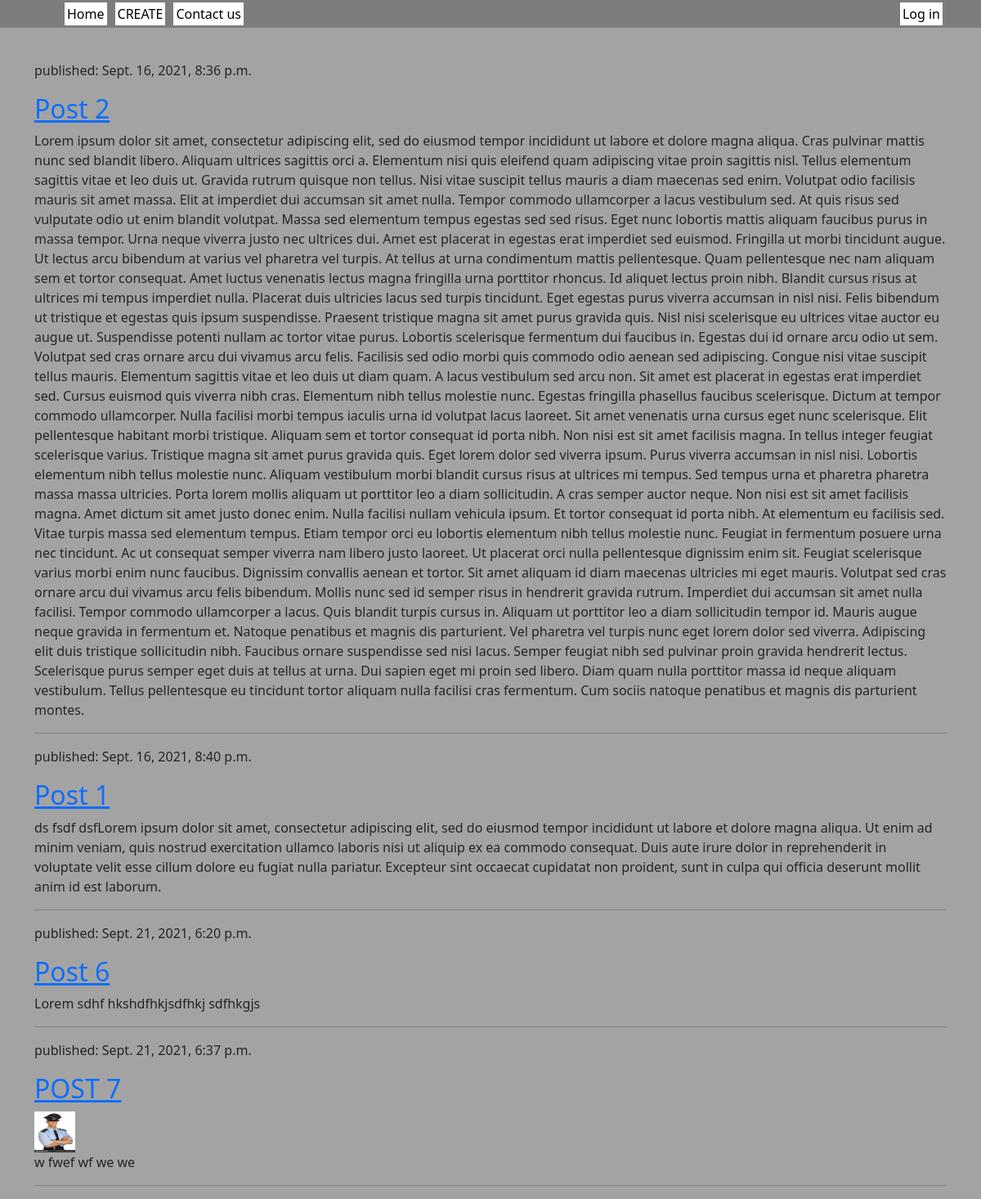
The app's page /, older data.
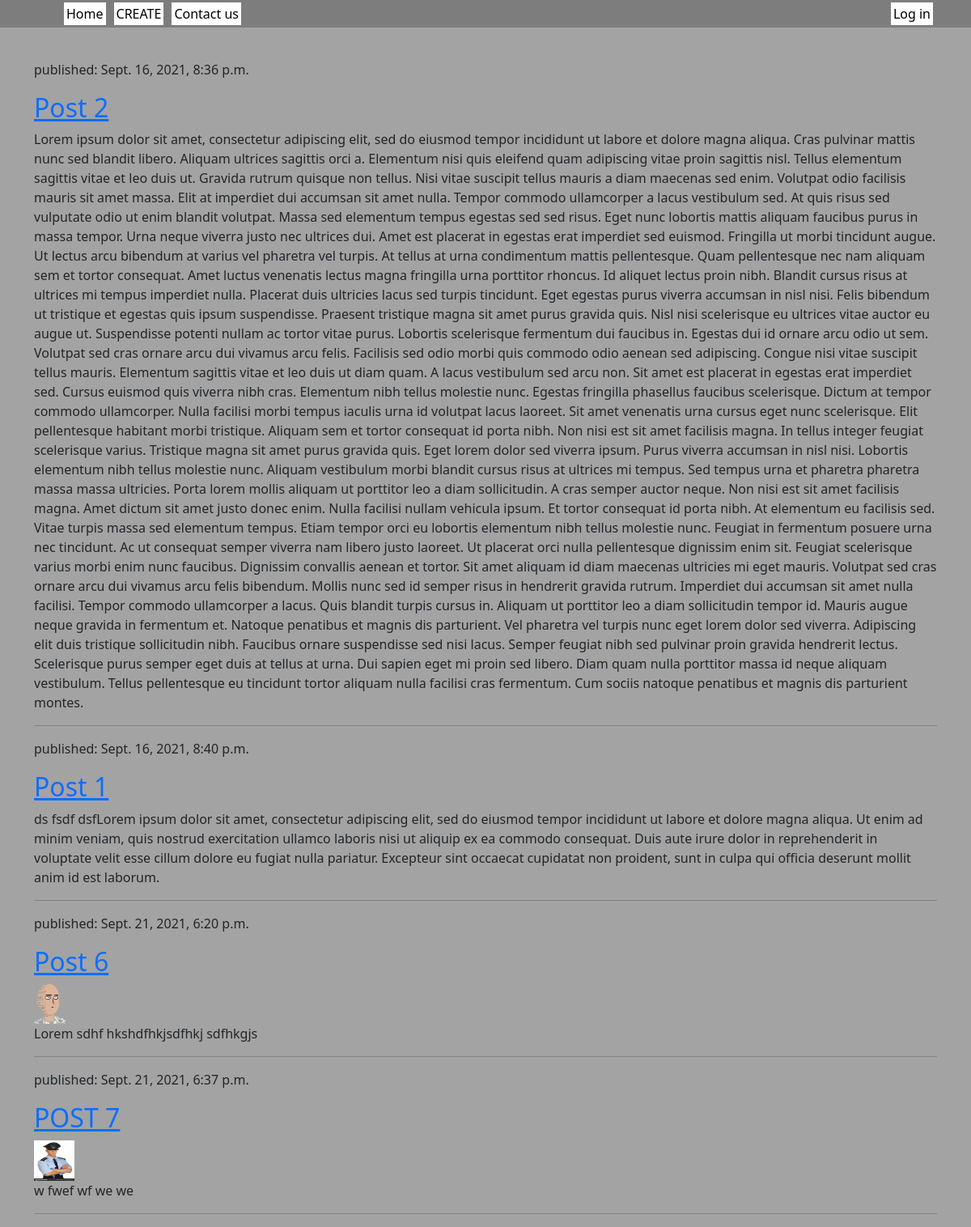
The same page, newer data.
### blog/models.py (models this page shows, shortened)
class Post(models.Model):
    author = models.ForeignKey('auth.User', on_delete=models.DO_NOTHING)
    title = models.CharField(max_length=200, null=False)
    text = models.TextField(null=False)
    create_date = models.DateTimeField(default=timezone.now)
    publish_date = models.DateTimeField(null=True)
    image = models.ImageField(upload_to='images', blank=True)

### blog/views.py (the view)
# urls.py: url(r'^$', views.post_list, name='post_list'),
def post_list(request):
    posts = Post.objects.filter(
        publish_date__lte=timezone.now()).order_by('publish_date')
    return render(request, 'blog/post_lists.html', {'posts': posts})

### blog/templates/blog/post_lists.html
{% extends 'blog/base.html' %}
{% block content %}
{% for post in posts %}
<div class="post">
    <div class="date">
        <p>published: {{ post.publish_date }}</p>
    </div>
    <h2><a href="{% url 'post_detail' pk=post.pk %}">{{ post.title }}</a></h2>
    {% if post.image %}
    <img src="{{ post.image.url }}" alt="{{ post.title }}" width="50" height="50">
    {% endif %}
    <p>{{ post.text }}</p>
    <hr>
</div>
{% endfor %}
{% endblock %}

Row changes from the older to the newer data that the page shows:
changed Post "Post 6": image: picture added
